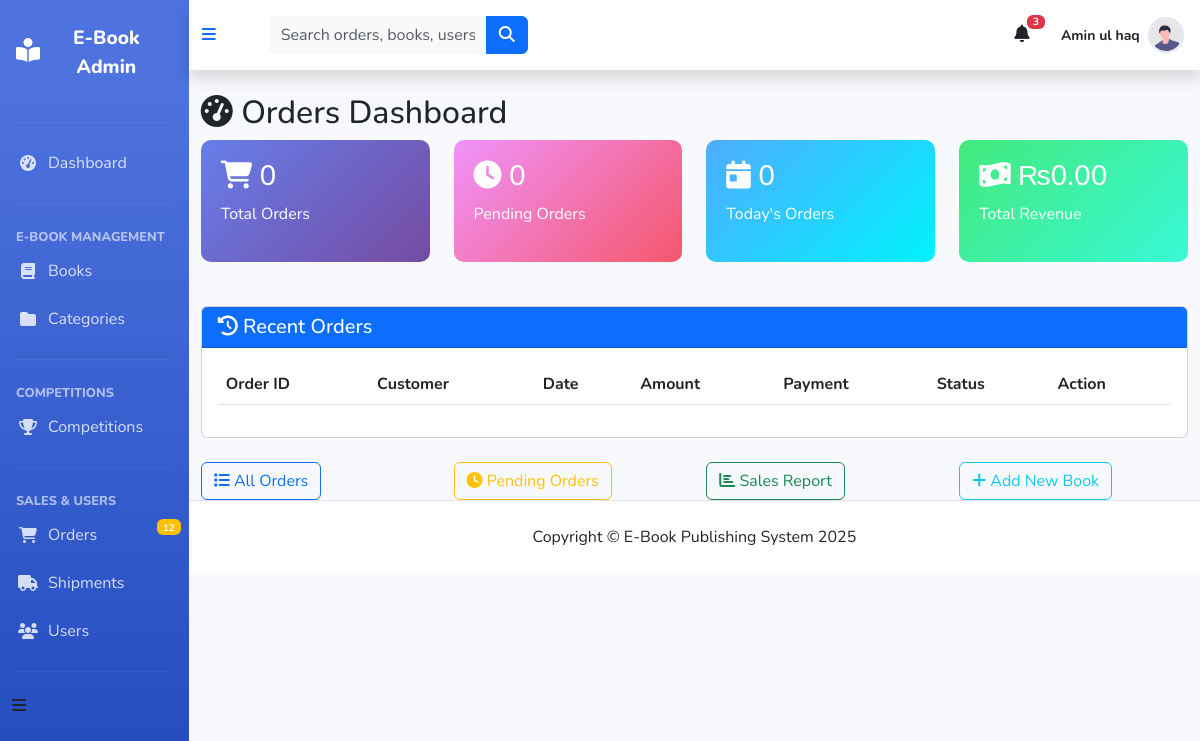
The page /admin_panel/orders_dashboard.php (signed in) on the database as committed earlier.
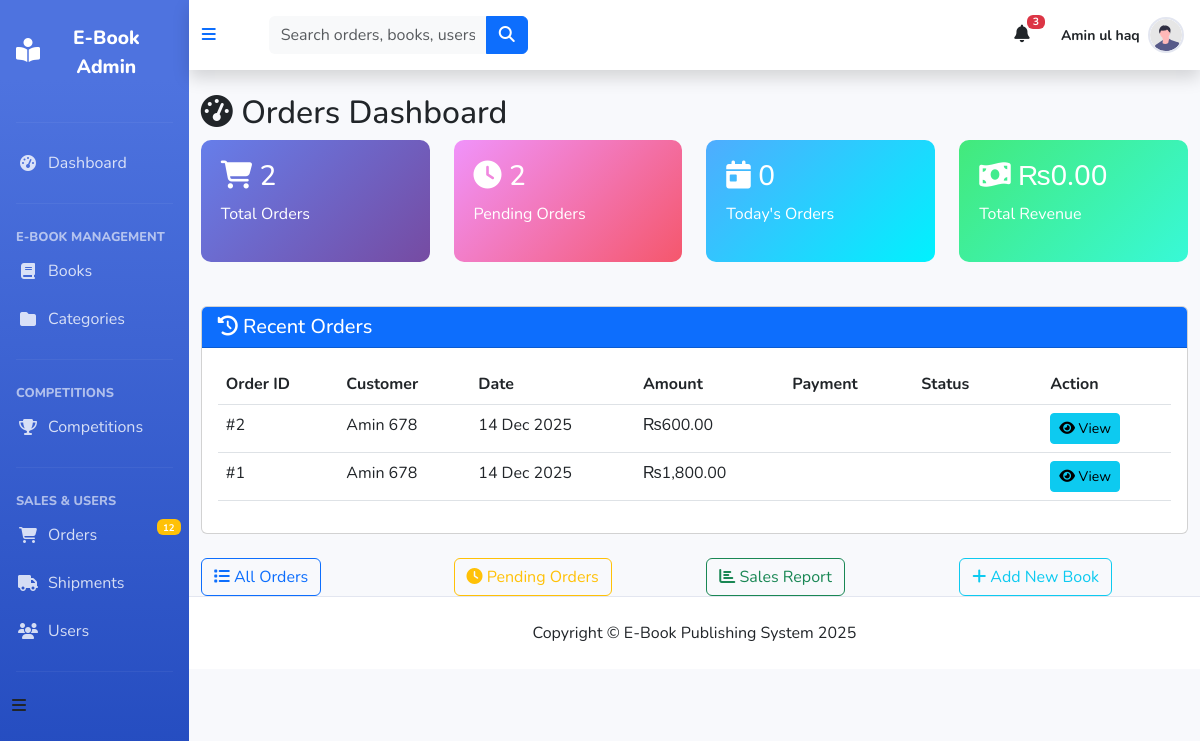
The same page on the database as committed later.
### tables this page shows
CREATE TABLE `orders` (
  `id` int(11) NOT NULL,
  `user_id` int(11) DEFAULT NULL,
  `book_id` int(11) DEFAULT NULL,
  `order_type` enum('PDF','HARDCOPY','CD') DEFAULT 'HARDCOPY',
  `subscription_months` int(11) DEFAULT 0,
  `quantity` int(11) DEFAULT 1,
  `price` decimal(10,2) DEFAULT NULL,
  `shipping_charges` decimal(10,2) DEFAULT 0.00,
  `total_amount` decimal(10,2) DEFAULT NULL,
  `payment_method` varchar(50) DEFAULT NULL,
  `payment_status` enum('PENDING','PAID','FAILED','REFUNDED') DEFAULT 'PENDING',
  `status` enum('PENDING','CONFIRMED','PROCESSING','SHIPPED','DELIVERED','CANCELLED','REFUNDED') DEFAULT 'PENDING',
  `delivery_date` date NOT NULL,
  `tracking_number` varchar(100) DEFAULT NULL,
  `shipping_address` text DEFAULT NULL,
  `placed_at` timestamp NOT NULL DEFAULT current_timestamp()
);

CREATE TABLE `users` (
  `id` int(11) NOT NULL,
  `name` varchar(150) NOT NULL,
  `email` varchar(150) NOT NULL,
  `phone` varchar(20) DEFAULT NULL,
  `password` varchar(255) NOT NULL,
  `role` enum('user','admin','dealer') DEFAULT 'user',
  `status` enum('active','inactive','suspended') DEFAULT 'active',
  `address` text DEFAULT NULL,
  `city` varchar(100) DEFAULT NULL,
  `country` varchar(100) DEFAULT NULL,
  `postal_code` varchar(20) DEFAULT NULL,
  `profile_image` varchar(255) DEFAULT NULL,
  `created_at` timestamp NOT NULL DEFAULT current_timestamp(),
  `updated_at` timestamp NOT NULL DEFAULT current_timestamp() ON UPDATE current_timestamp()
);

### admin_panel/orders_dashboard.php (the view, shortened to what the changed rows need)
<?php
include 'includes/nav.php';
$total_orders = mysqli_fetch_assoc(mysqli_query($con,
    "SELECT COUNT(*) as count FROM orders"))['count'];
$pending_orders = mysqli_fetch_assoc(mysqli_query($con,
    "SELECT COUNT(*) as count FROM orders WHERE status = 'PENDING'"))['count'];
$recent_orders = mysqli_query($con,
    "SELECT o.*, u.name as customer_name
     FROM orders o
     LEFT JOIN users u ON o.user_id = u.id
     ORDER BY o.placed_at DESC
     LIMIT 10");
?>
    <div class="container-fluid mt-4">
        <h2><i class="fas fa-tachometer-alt"></i> Orders Dashboard</h2>
        <div class="row">
            <div class="col-md-3">
                <div class="stat-card bg-gradient-1">
                    <h3><i class="fas fa-shopping-cart"></i> <?php echo $total_orders; ?></h3>
                    <p>Total Orders</p>
                </div>
            </div>
            <div class="col-md-3">
                <div class="stat-card bg-gradient-2">
                    <h3><i class="fas fa-clock"></i> <?php echo $pending_orders; ?></h3>
                    <p>Pending Orders</p>
                </div>
            </div>
        </div>
        <div class="card mt-4">
            <div class="card-body">
                <div class="table-responsive">
                    <table class="table table-hover">
                        <thead>
                            <tr>
                                <th>Order ID</th>
                                <th>Customer</th>
                                <th>Date</th>
                                <th>Amount</th>
                                <th>Payment</th>
                                <th>Status</th>
                                <th>Action</th>
                            </tr>
                        </thead>
                        <tbody>
                            <?php while($order = mysqli_fetch_assoc($recent_orders)): ?>
                            <tr>
                                <td>#<?php echo $order['id']; ?></td>
                                <td><?php echo $order['customer_name'] ?? 'Guest'; ?></td>
                                <td><?php echo date('d M Y', strtotime($order['placed_at'])); ?></td>
                                <td>₨<?php echo number_format($order['total_amount'], 2); ?></td>
                                <td>
                                    <span class="badge badge-<?php
                                        echo $order['payment_status'] == 'PAID' ? 'success' :
                                             ($order['payment_status'] == 'PENDING' ? 'warning' : 'danger');
                                    ?>">
                                    </span>
                                </td>
                                <td>
                                    <span class="badge badge-<?php
                                        echo $order['status'] == 'DELIVERED' ? 'success' :
                                             ($order['status'] == 'PROCESSING' ? 'primary' :
                                             ($order['status'] == 'SHIPPED' ? 'info' : 'warning'));
                                    ?>">
                                    </span>
                                </td>
                                <td>
                                    <a href="order_details.php?id=<?php echo $order['id']; ?>"
                                       class="btn btn-sm btn-info">
                                        <i class="fas fa-eye"></i> View
                                    </a>
                                </td>
                            </tr>
                            <?php endwhile; ?>
                        </tbody>
                    </table>
                </div>
            </div>
        </div>
    </div>
    <?php include 'includes/footer.php'; ?>

Rows that differ between the two databases and show on the page:
added orders: id "2", user.name "Amin 678", placed_at "14 Dec 2025", total_amount "600.00"
added orders: id "1", user.name "Amin 678", placed_at "14 Dec 2025", total_amount "1,800.00"
Other text that changed with them:
$total_orders: "0" → "2"
$pending_orders: "0" → "2"
